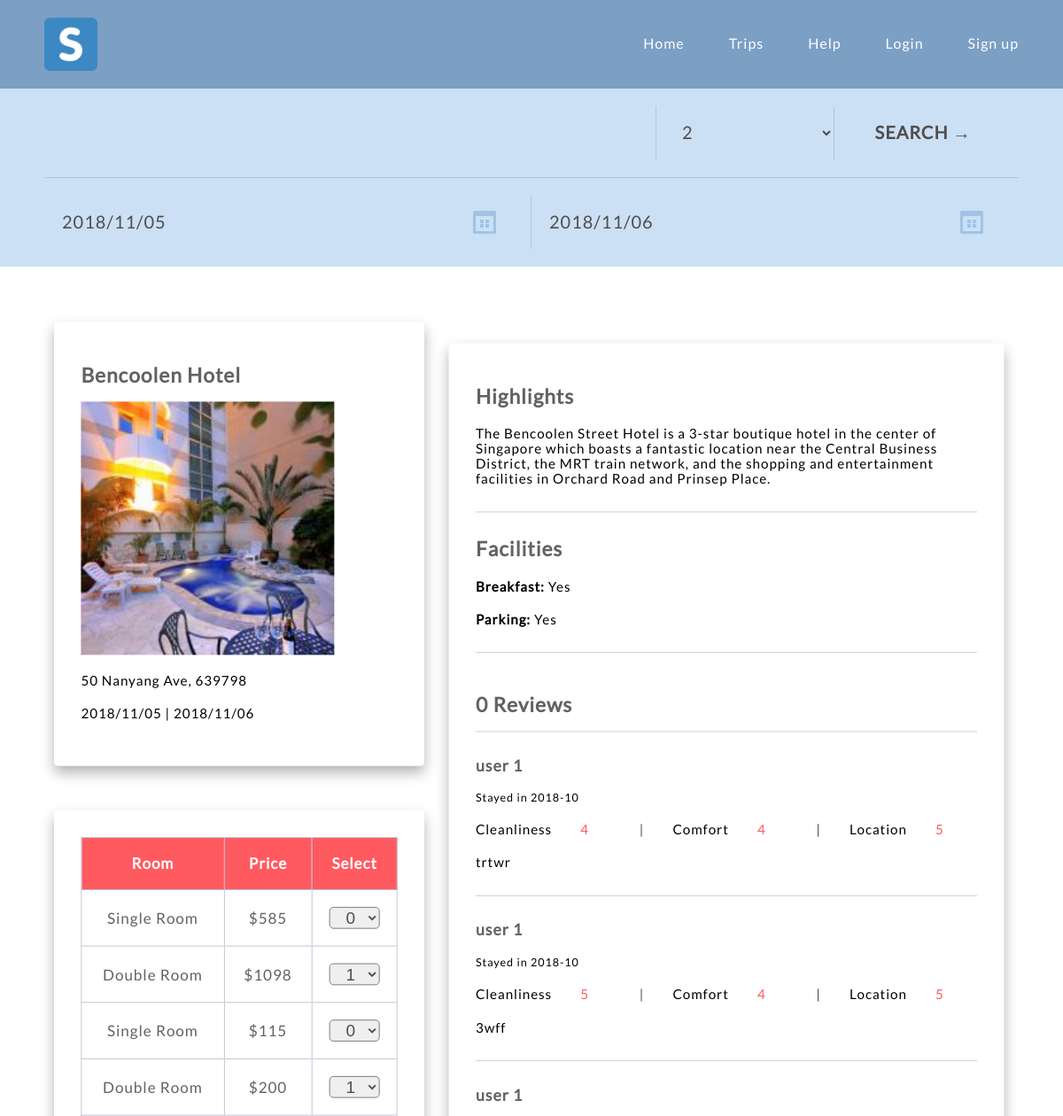
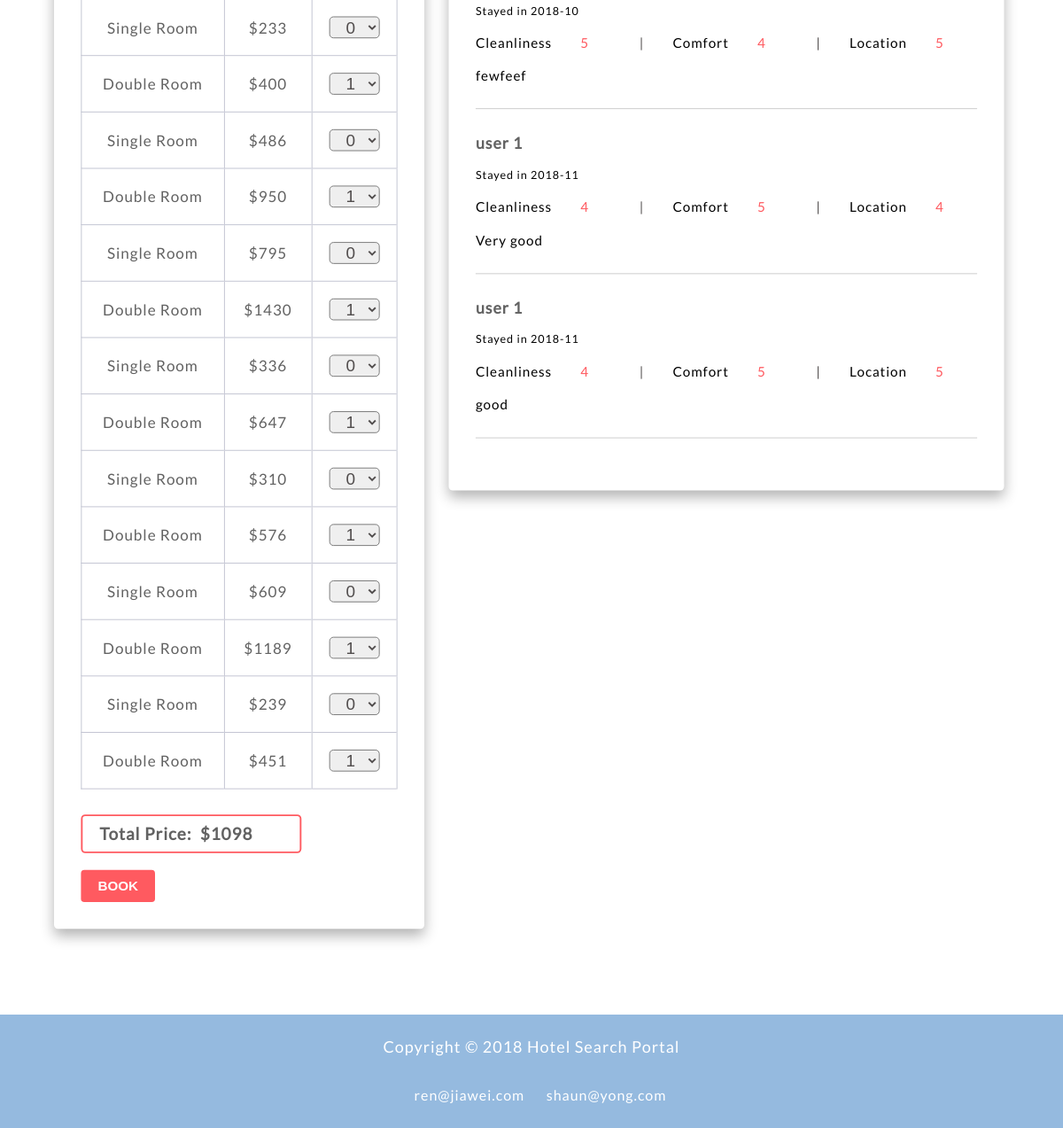
The page /HotelSearch/specific_hotel.php on the database its author committed (2 pictures, top to bottom).
### tables this page shows
CREATE TABLE `hotel_search` (
  `hotelname` char(30) NOT NULL,
  `detail` text NOT NULL,
  `parking` char(10) NOT NULL,
  `pic_link` char(100) NOT NULL,
  `breakfast` char(10) NOT NULL,
  `location` char(100) NOT NULL,
  `price` float(6,2) DEFAULT NULL,
  `star_ratings` int(11) DEFAULT NULL,
  `address` char(50) NOT NULL,
  `number_of_review` int(11) NOT NULL,
  `review_score` float NOT NULL
);

CREATE TABLE `rooms` (
  `hotel` char(30) NOT NULL,
  `room_type` char(10) NOT NULL,
  `price` int(11) NOT NULL,
  `availability` int(11) NOT NULL
);

CREATE TABLE `reviews` (
  `review` text NOT NULL,
  `cleanliness` int(11) NOT NULL,
  `comfort` int(11) NOT NULL,
  `location` int(11) NOT NULL,
  `overall` float NOT NULL,
  `booking_id` char(50) NOT NULL
);

CREATE TABLE `trips` (
  `username` char(30) NOT NULL,
  `hotel` char(30) NOT NULL,
  `check_in` date NOT NULL,
  `check_out` date NOT NULL,
  `people` int(11) NOT NULL,
  `total_price` float NOT NULL,
  `id` char(50) NOT NULL,
  `single_price` int(11) NOT NULL,
  `double_price` int(11) NOT NULL,
  `single_cnt` int(11) NOT NULL,
  `double_cnt` int(11) NOT NULL,
  `reviewed` tinyint(4) NOT NULL DEFAULT '0'
);

### HotelSearch/specific_hotel.php (the view, shortened to what this page needs)
<?php
include "dbconnect.php";
$check_in_date = $_SESSION['check_in_date'];
$check_out_date = $_SESSION['check_out_date'];
$people_count = $_SESSION['people_count'];
$specific_hotel = $_GET['hotel_name'];
$today = new DateTime('today');
$today = $today->format('Y-m-d');
$result = mysqli_query($dbcnx,"SELECT * FROM hotel_search WHERE hotelname  LIKE '%$specific_hotel%'");
$hotel_info = $result->fetch_assoc();
$default_single = $people_count%2;
$default_double = floor($people_count/2);
?>
<!DOCTYPE html>
<html lang="en">
<head>
	<link rel="stylesheet" type="text/css" href="css/main.css">
</head>
<body>
	<section class="short_color hero">
		<header>
			<div class="wrapper">
				<a href="index.php"><img src="img/letter-s.png" class="logo" alt="" title=""/></a>
				<nav>
					<ul>
						<li><a href="index.php">Home</a></li>
						<li><a href="trips.php">Trips</a></li>
						<li><a href="help.php">Help</a></li>
						<?php
						if (isset($_SESSION['valid_user']))
						{
						?>
						<li><a href="#">
							<b>
							<?php echo $_SESSION['valid_user']  ?>
							</b>
						</a></li>
						<li><a href="logout.php">Log out</a></li>
						<?php }
						else{
						?>
						<li><a href="login.php?type=log_in">Login</a></li>
						<li><a href="login.php?type=sign_up">Sign up</a></li>
						<?php }
						?>
					</ul>
				</nav>
			</div>
		</header>
	</section>
  <section class="search">
    <div class="advanced_search">
			<div class="wrapper">
				<form action="low_level_search.php" method="post">
					<div class="search_fields">
						<input class="float" type="text" id="keywords" pattern="^[a-zA-Z0-9 ]*$" title="Only letters and numbers" name="location" value="<?php echo $specific_hotel; ?>"  autocomplete="off">
						<select class="float" name="people_count" id="count">
							<?php
							for($i=0;$i<=10;$i++)
							{
                if($i == $people_count)
					        echo "<option selected value=".$i.">".$i."</option>";
                else
                  echo "<option value=".$i.">".$i."</option>";
							}
							 ?>
						</select>
						<input type="submit"  id ="submit_search" class = "float" name="submit_search" value="Search &#8594;"/>
					</div>
					<input name="check_in_date" value="<?php echo $check_in_date; ?>" type="text" class="float" min="<?php echo $today; ?>" id="check_in_date" onfocus="(this.type='date')" onblur="(this.type='text')" onchange="update_check_out_min();" autocomplete="off" >
					<input name="check_out_date" value="<?php echo $check_out_date; ?>" type="text" class="float" id="check_out_date" onfocus="(this.type='date')" onblur="(this.type='text')" autocomplete="off" >
				</form>
			</div>
		</div>
	</section>
   <div class="wrapper" id="main_body">
	  <div id="leftcolumn">
			<div class="card">
				<div class="content">
					<h2><?php echo $hotel_info['hotelname'];  ?></h2>
					<img src="<?php echo "img/".$hotel_info['pic_link'];  ?> " alt="" title="" class="rate_hotel"/>
					<h4><?php echo $hotel_info['address']; ?></h4>
					<h4><?php echo $check_in_date ?> | <?php echo $check_out_date ?></h4>
				</div>
			</div>
			<div class="card">
				<div class="content">
					 <form action="confirm_booking.php" method="post">
						 <table>
							 <tr>
								 <th >Room</th>
								 <th >Price</th>
								 <th >Select</th>
							 </tr>
							 <?php
							 $result = mysqli_query($dbcnx,"SELECT * FROM rooms WHERE hotel LIKE '%$specific_hotel%'");
							 while($room_info = $result->fetch_assoc())
							 {
							 ?>
							 <tr>
								 <td><?php echo $room_info['room_type']; ?> Room</td>
								 <td>$<?php echo $room_info['price']; ?></td>
								 <td>
									 <div class="select">
										 <select id='<?php echo $room_info['room_type']; ?>_selection' name='<?php echo $room_info['room_type']; ?>' onchange="update_total_price();">
											 <?php
											 $availability = $room_info['availability'];
											 $query = "SELECT * FROM trips WHERE hotel LIKE '%$specific_hotel%' AND NOT (check_out < '$check_in_date' OR check_in >'$check_out_date')";
											 $clashes = mysqli_query($dbcnx,$query);
											 while($clash = $clashes->fetch_assoc())
											 {
												 if($room_info['room_type']=="Single")
													 $availability -= $clash["single_cnt"];
												 if($room_info['room_type']=="Double")
													 $availability -= $clash["double_cnt"];
											 }
											 for($i=0;$i<=$availability;$i++)
											 {
												 if($room_info['room_type']=="Single" && $i == $default_single)
												 {
														 echo "<option selected value=".$i.">".$i."</option>";
														 continue;
												 }
												 if($room_info['room_type']=="Double" && $i == $default_double)
												 {
														 echo "<option selected value=".$i.">".$i."</option>";
														 continue;
												 }
											 }
												?>
										 </select>
									 </div>
								 </td>
							 </tr>
							 <?php
							 }
								?>
						 </table>
							<input type="text" id="total_price_show" value="0" class="float" onfocus="this.blur();"/>
						 <button type="submit" id="reserve" class = "button">BOOK</button>
					 </form>
				 </div>
			 </div>
		</div>
   <div id="rightcolumn">
	 <div class="card">
		 <div class="content">
			 <h2>Highlights</h2>
			 <h4>	<?php echo $hotel_info['detail']; ?></h4>
			 <h2>Facilities<h2>
			 <h4><b>Breakfast: </b>	<?php echo $hotel_info['breakfast'] ; ?></h4>
			 <h4><b>Parking: </b> <?php echo $hotel_info['parking'] ; ?></h4>
				<h2 style="text-align:left;float:left;"><?php echo $hotel_info['number_of_review'] ?> Reviews</h2>
				<?php
				$query = "SELECT * FROM reviews LEFT JOIN trips ON reviews.booking_id= trips.id WHERE hotel  LIKE '%$specific_hotel%'";
				$result = mysqli_query($dbcnx,$query);
				while($review = $result->fetch_assoc())
				{
				?>
					<h3><?php echo $review['username']; ?></h3>
					<h5>Stayed in <?php echo substr($review['check_in'], 0, 7); ?></h5>
					<h4>
						Cleanliness <span class="score"> <?php echo $review['cleanliness'] ?></span><span class="seperator">|</span>
						Comfort <span class ="score"><?php echo $review['comfort'] ?></span></span><span class="seperator">|</span>
						Location <span class = "score"><?php echo $review['location'] ?>
					</h4>
					<h4><?php echo $review['review']; ?></h4>
				<?php
				}
				 ?>
			</div>
		</div>
	</div>
</div>
</body>
<footer>
  Copyright &copy; 2018 Hotel Search Portal
  <br>
  <a href="mailto:ren@jiawei.com">ren@jiawei.com</a> <a href="mailto:shaun@yong.com">shaun@yong.com</a>
</footer>
</html>

### HotelSearch/specific_hotel.php (style rules this page uses)
#leftcolumn { float: left; width: 40%; padding-top: 50px; padding-bottom: 60px; }
#rightcolumn { float: left; width: 60%; padding-top: 50px; padding-bottom: 60px; }

### rows shown on the page
hotel_search: hotelname "Bencoolen Hotel", pic_link (picture), address "50 Nanyang Ave, 639798", detail "The Bencoolen Street Hotel is a 3-star boutique hotel in the center of Singapore which boasts a fantastic location near the Central Business District, the MRT train network, and the shopping and entertainment facilities in Orchard Road and Prinsep Place.", breakfast "Yes", parking "Yes", number_of_review "0"
rooms: room_type "Single", price "585", Single "0"
rooms: room_type "Double", price "1098", Double "1"
rooms: room_type "Single", price "115", Single "0"
rooms: room_type "Double", price "200", Double "1"
rooms: room_type "Single", price "233", Single "0"
rooms: room_type "Double", price "400", Double "1"
rooms: room_type "Single", price "486", Single "0"
rooms: room_type "Double", price "950", Double "1"
rooms: room_type "Single", price "795", Single "0"
rooms: room_type "Double", price "1430", Double "1"
rooms: room_type "Single", price "336", Single "0"
rooms: room_type "Double", price "647", Double "1"
rooms: room_type "Single", price "310", Single "0"
rooms: room_type "Double", price "576", Double "1"
rooms: room_type "Single", price "609", Single "0"
rooms: room_type "Double", price "1189", Double "1"
rooms: room_type "Single", price "239", Single "0"
rooms: room_type "Double", price "451", Double "1"
reviews: trips.username "user 1", trips.check_in "2018-10", cleanliness "4", comfort "4", location "5", review "trtwr"
reviews: trips.username "user 1", trips.check_in "2018-10", cleanliness "5", comfort "4", location "5", review "3wff"
reviews: trips.username "user 1", trips.check_in "2018-10", cleanliness "5", comfort "4", location "5", review "fewfeef"
reviews: trips.username "user 1", trips.check_in "2018-11", cleanliness "4", comfort "5", location "4", review "Very good"
reviews: trips.username "user 1", trips.check_in "2018-11", cleanliness "4", comfort "5", location "5", review "good"

### other values the page prints
$check_in_date "2018/11/05"
$check_out_date "2018/11/06"
form field people_count "2"
